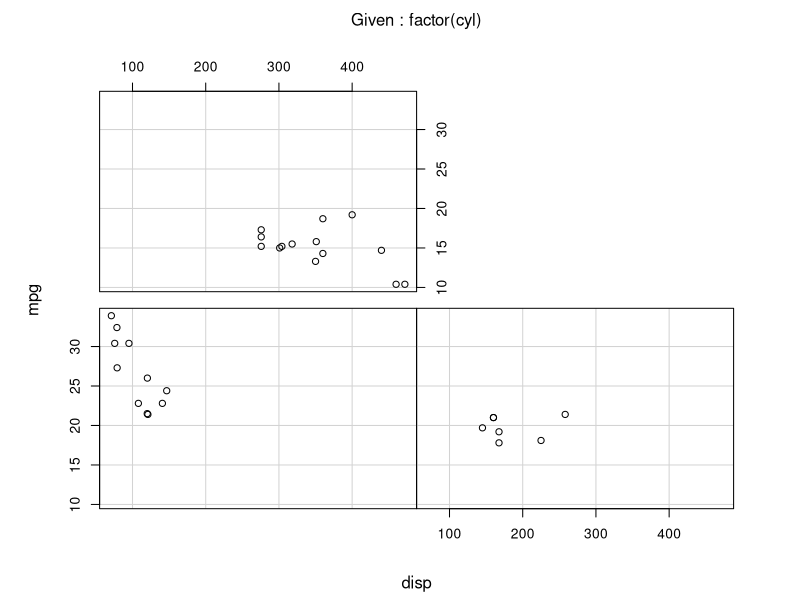
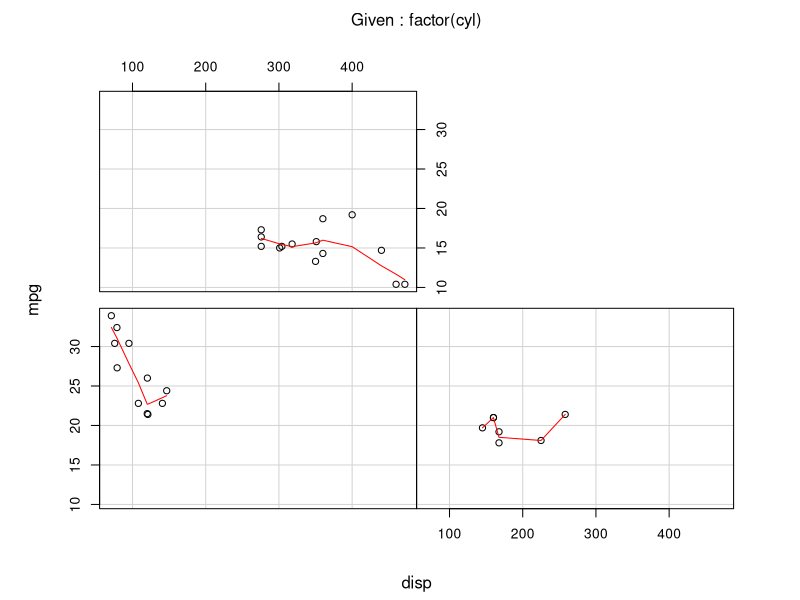
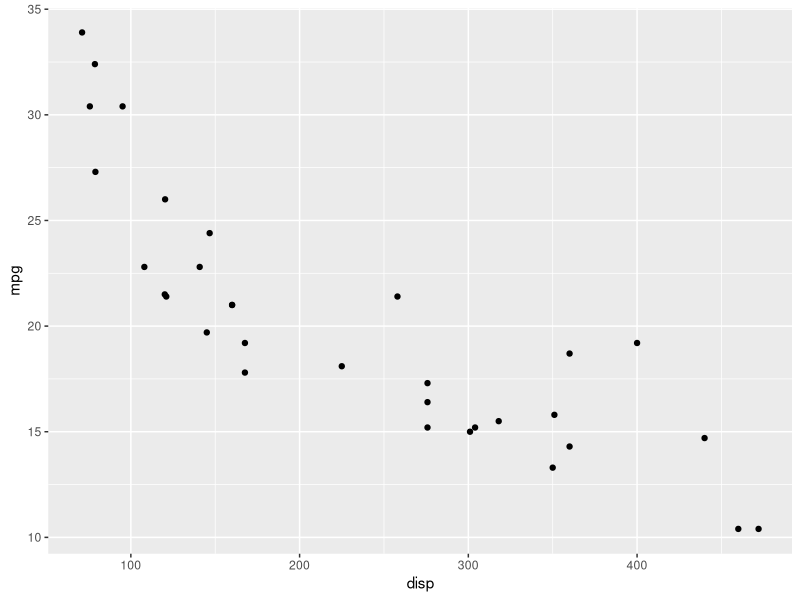
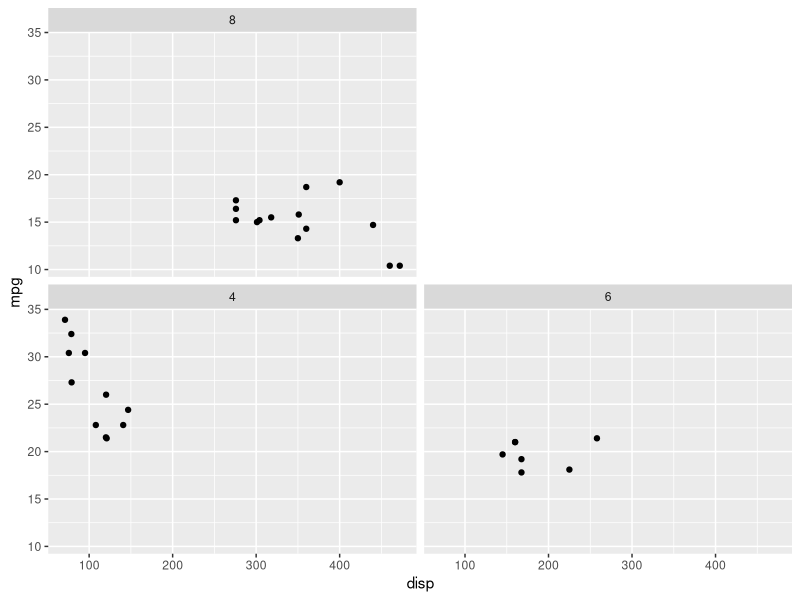
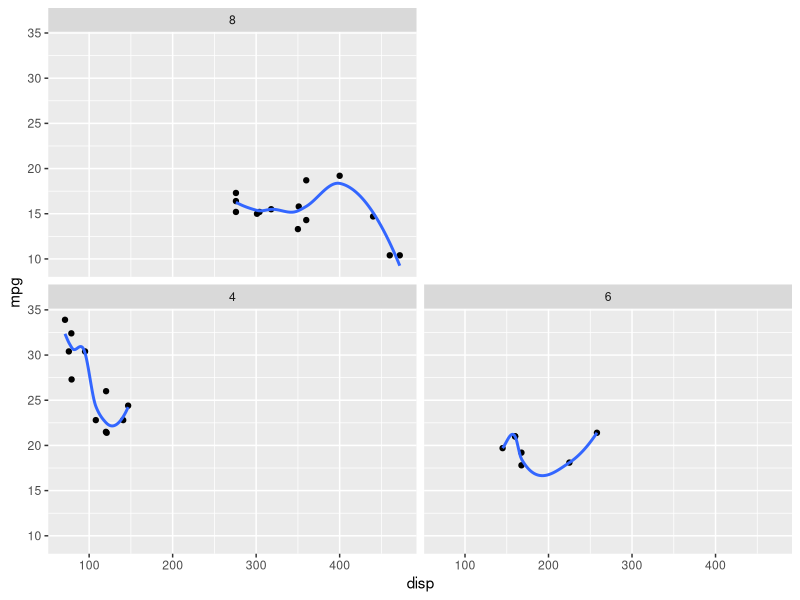

Generate these figures, in order, with R:
library(lattice)
library(ggplot2)
par(mfrow = c(2,2), mfcol = c(2,2))

# 1
mtcars$cyl <- factor(mtcars$cyl)

coplot(mtcars$mpg ~ mtcars$disp | mtcars$cyl, 
       show.given = F, 
       xlab = c("disp","Given : factor(cyl)"), 
       ylab = c("mpg"))

# 2
coplot(mtcars$mpg ~ mtcars$disp | mtcars$cyl, 
       show.given = F, 
       xlab = c("disp","Given : factor(cyl)"), 
       ylab = c("mpg"),
       panel = function(x,y,...){
         points(x = x, y = y)
         lines(lowess(x=x,y=y), col = "red")
       })

# 3

# 4
plt1 <- xyplot(mtcars$mpg ~ mtcars$disp,
                 xlab = "disp",
                 ylab = "mpg")
object.size(plt1) # 371200

# 5
plt2 <- xyplot(mtcars$mpg ~ mtcars$disp | mtcars$cyl, 
               show.given = F, 
               xlab = c("disp"),
               ylab = c("mpg"),
               )
object.size(plt2) # 375792

# 6
plt3 <- xyplot(mtcars$mpg ~ mtcars$disp | mtcars$cyl, 
               show.given = F, 
               xlab = c("disp"),
               ylab = c("mpg"),
               panel = function(x,y,...){
                 panel.xyplot(x,y, ...)
                 panel.loess(x,y, ...)
               }
)
object.size(plt3) # 388584

# 7
plt4 <- ggplot(mtcars, 
               mapping = aes(x = disp, y = mpg))
object.size(plt4) # 12984

# 8
plt4 + geom_point()

# 9
plt4 + geom_point() + facet_wrap(facets = ~cyl,
                                 nrow = 2, as.table = F)

# 10
plt4 + geom_point() + 
  facet_wrap(facets = ~cyl,
             nrow = 2, as.table = F) + 
  geom_smooth(method = "loess", se = F)
